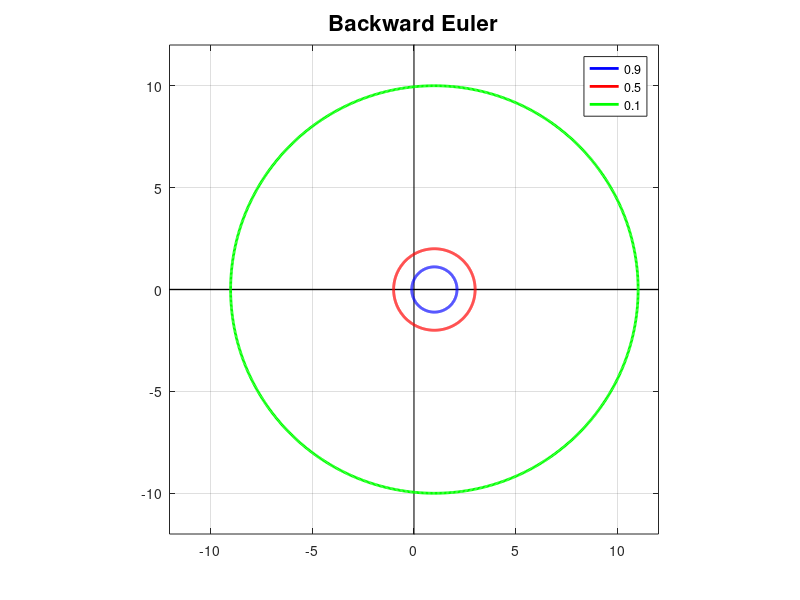
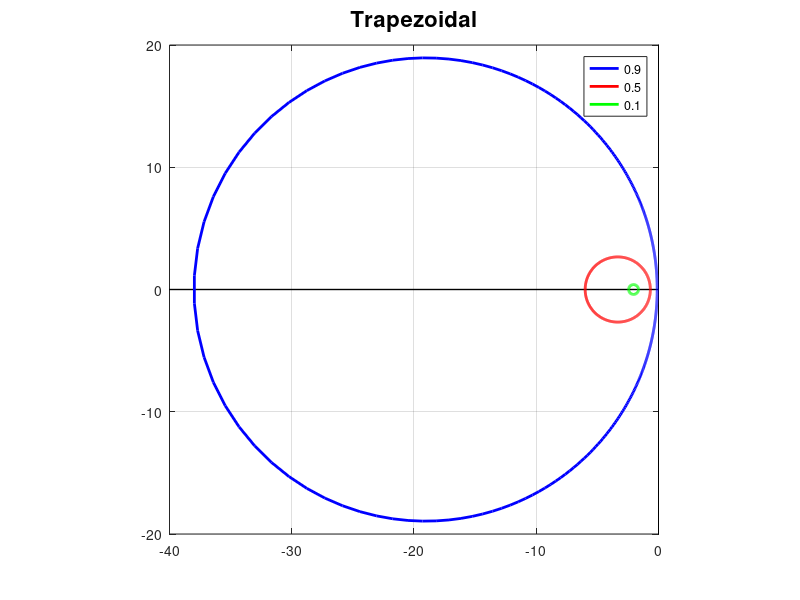
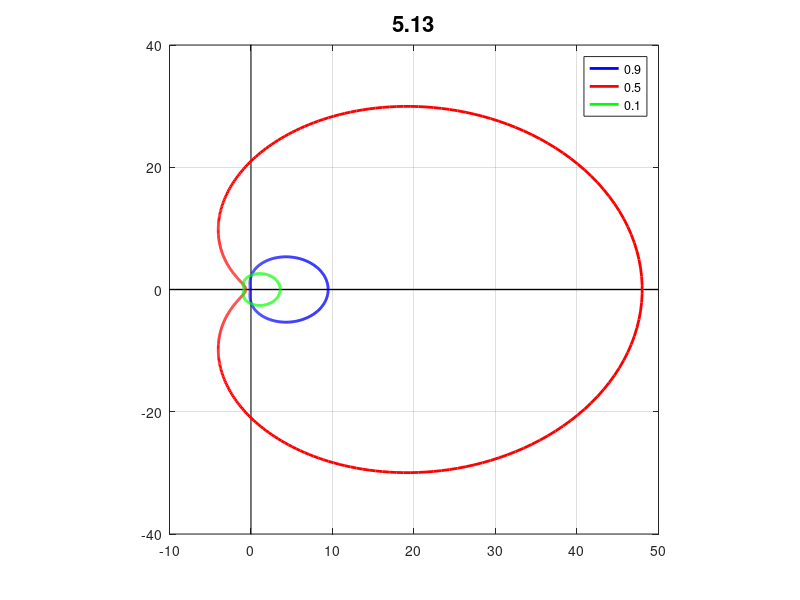

Reproduce these figures in MATLAB, in order.
% 5.11 b) Problem Statement: Plot the delta-curves for backward Euler,
% trapezoidal, and (5.13) methods.
% Sharon Yang HW6

d = [0.9, 0.5, 0.1]; % delta
C = 'color'; 
x = [0 0]; y = [-50 50]; K = 'k'; LW = 'linewidth'; FS = 'fontsize';

% backward Euler
figure
plot(y,x,K,LW,1), hold on, plot(x,y,K)
t = linspace(0, 2*pi, 1000);
z = exp(1i*t);
r = d(1)*z-1;
s = d(1)*z;
l1 = plot(r./s,C,'b',LW,2);
r = d(2)*z-1;
s = d(2)*z;
l2 = plot(r./s,C,'r',LW,2); 
r = d(3)*z-1;
s = d(3)*z;
l3 = plot(r./s,C,'g',LW,2);
legend([l1,l2,l3],'0.9','0.5','0.1')
axis([-12 12 -12 12]), axis square, grid on
title('Backward Euler',FS,16)
saveas(gcf,'Backward.png')

% trapezoidal
figure
plot(y,x,K,LW,1), hold on, plot(x,y,K)
t = linspace(0, 2*pi, 1000);
z = exp(1i*t); 
r = d(1)*z-1;
s = (d(1)*z+1)/2;
l1 = plot(r./s,C,'b',LW,2);
r = d(2)*z-1;
s = (d(2)*z+1)/2;
l2 = plot(r./s,C,'r',LW,2);
r = d(3)*z-1;
s = (d(3)*z+1)/2;
l3 = plot(r./s,C,'g',LW,2);
legend([l1,l2,l3],'0.9','0.5','0.1')
axis([-40 0 -20 20]), axis square, grid on
title('Trapezoidal',FS,16)
saveas(gcf,'Trapezoidal.png')

% 5.13
figure
plot(y,x,K,LW,1), hold on, plot(x,y,K)
t = linspace(0, 2*pi, 1000);
z = exp(1i*t);
r = (d(1).*z).^2-d(1).*z;
s = (9*(d(1).*z).^2 + 6*d(1).*z +1)/16;
l1 = plot(r./s,C,'b',LW,2);
r = (d(2).*z).^2-d(2).*z;
s = (9*(d(2).*z).^2 + 6*d(2).*z +1)/16;
l2 = plot(r./s,C,'r',LW,2);
r = (d(3).*z).^2-d(3).*z;
s = (9*(d(3).*z).^2 + 6*d(3).*z +1)/16;
l3 = plot(r./s,C,'g',LW,2);
legend([l1,l2,l3],'0.9','0.5','0.1')
axis([-10 50 -40 40]), axis square, grid on
title('5.13',FS,16)
saveas(gcf,'5.13_Method.png')
disp('The stability regions for three plots are inside of the circles. For backwar Euler method, the stability regions increse with smaller deltas. For trapezoidal method, the stability regions decrese with smaller delta. For 5.13 method, the stability region is largest at delta = 0.5.')


